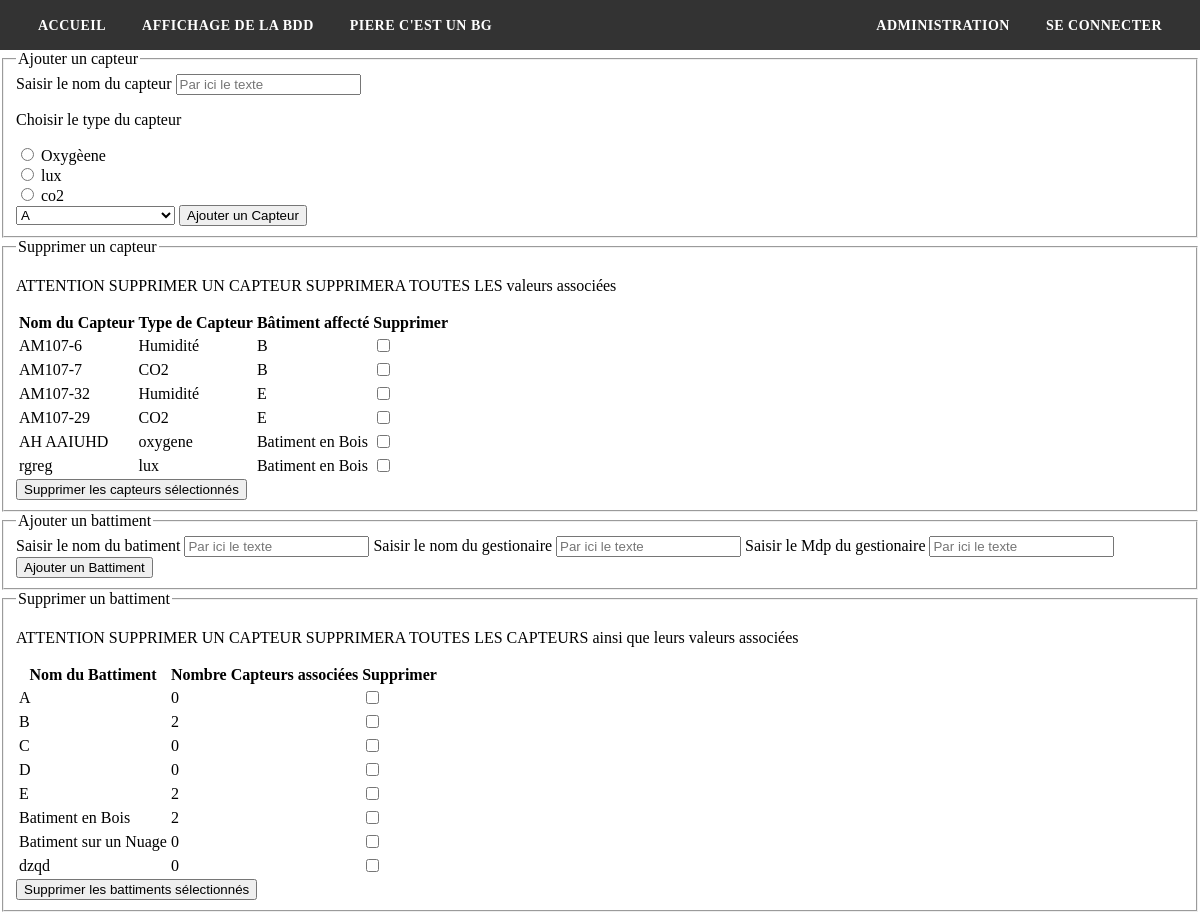
The app's page /admin.php with its own data.
### tables this page shows
CREATE TABLE `capteur` (
  `id_capteur` varchar(20) NOT NULL,
  `nom_capteur` varchar(9) NOT NULL,
  `type_capteur` varchar(20) NOT NULL,
  `Salle` int (3) NOT NULL,
  `id_batiment` int(1) NOT NULL
);

CREATE TABLE `batiment` (
  `id_batiment` int(11) NOT NULL,
  `nom_bat` varchar(50) NOT NULL,
  `login_gest` varchar(50) NOT NULL,
  `mdp_gest` varchar(50) NOT NULL
);

### admin.php (the view, shortened to what this page needs)
<!DOCTYPE html>
<html lang="en">
<head>
    <link rel="stylesheet" href="styles/style.css">
</head>
<body>
    <?php require('header.php');?>
    <fieldset>
        <legend>Ajouter un capteur</legend>
    <form method="POST" action="script_admin.php">
        <label for="nom_capteur">Saisir le nom du capteur</label>
        <input type="texte" name="nom_capteur" placeholder="Par ici le texte" required>
        <p>Choisir le type du capteur</p>
        <input type="radio" name="type_capteur" value="oxygene" required>
        <label for="oxygene">Oxygèene</label><br>
        <input type="radio" name="type_capteur" value="lux">
        <label for="lux">lux</label><br>
        <input type="radio" name="type_capteur" value="co2">
        <label for="co2">co2</label><br>
        <select name="nom_bat" required>
        <?php
            require('connexion_bdd.php');
            $requeteBattiment = mysqli_query($connexion, "SELECT nom_bat, id_batiment FROM batiment");
            while ($ligne = mysqli_fetch_assoc($requeteBattiment)) {
                $nomBatiment = $ligne['nom_bat'];
                $idBatiment = $ligne['id_batiment'];
                echo '<option value="' . $idBatiment . '">' . $nomBatiment . '</option>';
            }
        ?>
        </select>
        <input type="submit" name="submit_ajouter_capteur" value="Ajouter un Capteur">
    </form>
    </fieldset>
    <fieldset>
        <legend>Supprimer un capteur</legend>
            <p>ATTENTION SUPPRIMER UN CAPTEUR SUPPRIMERA TOUTES LES valeurs associées</p>
    <form method="POST" action="script_admin.php">
  <table>
    <tr>
      <th>Nom du Capteur</th>
      <th>Type de Capteur</th>
      <th>Bâtiment affecté</th>
      <th>Supprimer</th>
    </tr>
    <?php
    require('connexion_bdd.php');
    $sql = "SELECT capteur.id_capteur, capteur.nom_capteur, capteur.type_capteur, batt.nom_bat
            FROM capteur
            INNER JOIN batiment batt ON capteur.id_batiment = batt.id_batiment";
    $ToutLesCapteurs = mysqli_query($connexion, $sql);
    while ($ligne = mysqli_fetch_assoc($ToutLesCapteurs)) {
        $idCapteur = $ligne['id_capteur'];
        $nomCapteur = $ligne['nom_capteur'];
        $typeCapteur = $ligne['type_capteur'];
        $nomBatiment = $ligne['nom_bat'];
        echo "<tr>";
        echo "<td>" . $nomCapteur . "</td>";
        echo "<td>" . $typeCapteur . "</td>";
        echo "<td>" . $nomBatiment . "</td>";
        echo "<td><input type='checkbox' name='capteurs[]' value='" . $idCapteur . "'></td>";
        echo "</tr>";
    }
?>
  </table>
  <input type="submit" name="submit_supprimer_capteur" value="Supprimer les capteurs sélectionnés">
</form>
</fieldset>
    <fieldset>
        <legend>Ajouter un battiment</legend>
    <form method="POST" action="script_admin.php">
        <label for="nom_bat">Saisir le nom du batiment</label>
        <input type="texte" name="nom_bat" placeholder="Par ici le texte" required>
        <label for="login_gest">Saisir le nom du gestionaire</label>
        <input type="texte" name="login_gest" placeholder="Par ici le texte" required>
        <label for="mdp_gest">Saisir le Mdp du gestionaire</label>
        <input type="password" name="mdp_gest" placeholder="Par ici le texte" required>
        <input type="submit" name="submit_ajouter_battiment" value="Ajouter un Battiment">
    </form>
    </fieldset>
    <fieldset>
        <legend>Supprimer un battiment</legend>
            <p>ATTENTION SUPPRIMER UN CAPTEUR SUPPRIMERA TOUTES LES CAPTEURS ainsi que leurs valeurs associées</p>
    <form method="POST" action="script_admin.php">
  <table>
    <tr>
      <th>Nom du Battiment</th>
      <th>Nombre Capteurs associées</th>
      <th>Supprimer</th>
    </tr>
<?php
    require('connexion_bdd.php');
    $sql = "SELECT batt.nom_bat AS nom_batiment, COUNT(capteur.id_capteur) AS nombre_capteurs, batt.id_batiment
            FROM batiment batt
            LEFT JOIN capteur capteur ON batt.id_batiment = capteur.id_batiment
            GROUP BY batt.id_batiment";
    $ToutLesBattiments = mysqli_query($connexion, $sql);
    while ($ligne = mysqli_fetch_assoc($ToutLesBattiments)) {
        $id_batiment = $ligne['id_batiment'];
        $nomBatiment = $ligne['nom_batiment'];
        $nombreCapteurs = $ligne['nombre_capteurs'];
        echo "<tr>";
        echo "<td>" . $nomBatiment . "</td>";
        echo "<td>" . $nombreCapteurs . "</td>";
        echo "<td><input type='checkbox' name='batiment[]' value='" . $id_batiment . "'></td>";
        echo "</tr>";
    }
?>
    </table>
   <input type="submit" name="submit_supprimer_batt" value="Supprimer les battiments sélectionnés">
</form>
</fieldset>
</body>
</html>

### header.php
<nav>
		<ul>
			<li><a href="index.php">Accueil</a></li>
			<li><a href="affiche_base.php">Affichage de la BDD</a></li>
			<li><a href="#">Piere C'est un BG</a></li>
            <li><a href="admin.php">Administration</a></li>
            <li><a href="#">Se connecter</a></li>
		</ul>
	</nav>

### styles/style.css (style rules this page uses)
body { margin: 0; padding: 0; }
nav { background-color: #333; height: 50px; display: flex; align-items: center; justify-content: space-between; padding: 0 20px; }
nav ul { margin: 0; padding: 0; list-style: none; display: flex; align-items: center; width: 100%; }
nav li { margin : 0px 10px; }
nav li:nth-last-child(2) { margin-left: auto; }
nav a { color: #fff; text-decoration: none; font-size: 18px; font-weight: bold; text-transform: uppercase; letter-spacing: 1px; padding: 5px 10px; transition: all 0.3s ease; }
nav a:last-child { font-size: 14px; letter-spacing: 0.5px; padding: 3px 8px; }

### records on screen
capteur: nom_capteur "AM107-6", type_capteur "Humidité", id_batiment.nom_bat "B"
capteur: nom_capteur "AM107-7", type_capteur "CO2", id_batiment.nom_bat "B"
capteur: nom_capteur "AM107-32", type_capteur "Humidité", id_batiment.nom_bat "E"
capteur: nom_capteur "AM107-29", type_capteur "CO2", id_batiment.nom_bat "E"
capteur: nom_capteur "AH AAIUHD", type_capteur "oxygene", id_batiment.nom_bat "Batiment en Bois"
capteur: nom_capteur "rgreg", type_capteur "lux", id_batiment.nom_bat "Batiment en Bois"
batiment: nom_bat "A", nombreCapteurs "0"
batiment: nom_bat "B", nombreCapteurs "2"
batiment: nom_bat "C", nombreCapteurs "0"
batiment: nom_bat "D", nombreCapteurs "0"
batiment: nom_bat "E", nombreCapteurs "2"
batiment: nom_bat "Batiment en Bois", nombreCapteurs "2"
batiment: nom_bat "Batiment sur un Nuage", nombreCapteurs "0"
batiment: nom_bat "dzqd", nombreCapteurs "0"

### other values on screen
form field nom_bat "A"
